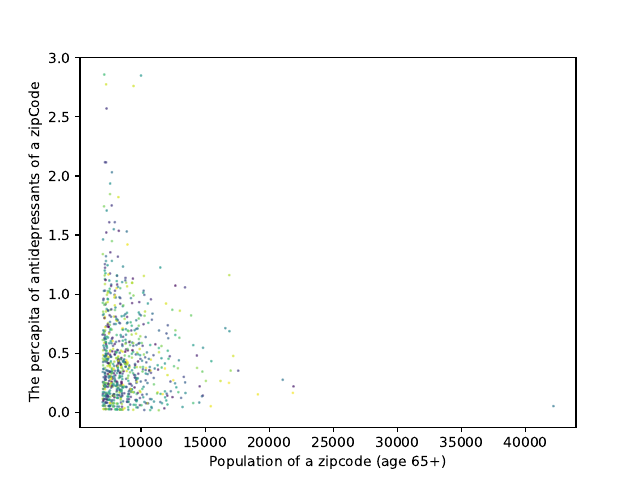

The Python source for this figure:
#!/usr/bin/env python3

import matplotlib.pyplot as plt
import sys
import random

#create a figure instance that will later be written to a PDF
f = plt.figure()

x = []
y = []

#open file
fopen  = open("percapitaPop.txt")

num = 0
for each in fopen:
    fields = each.split("|")
    x.append(float(fields[1].strip('\n')))
    y.append(float(fields[0]))
    num +=1
    
# Make a list of of random colors
colors = [random.random() for i in range(num)]    
# Make a list of same sized circles
areas = [1 for i in range(num)]

# Do the scatter plot, with specified colors and sizes
plt.scatter(x, y, c = colors, s = areas, alpha = 0.5)

# Specify the x and y axis labels
plt.xlabel("Population of a zipcode (age 65+)")
plt.ylabel("The percapita of antidepressants of a zipCode")

plt.show()
#Save the plot into a PDF file
f.savefig("graph.pdf")

